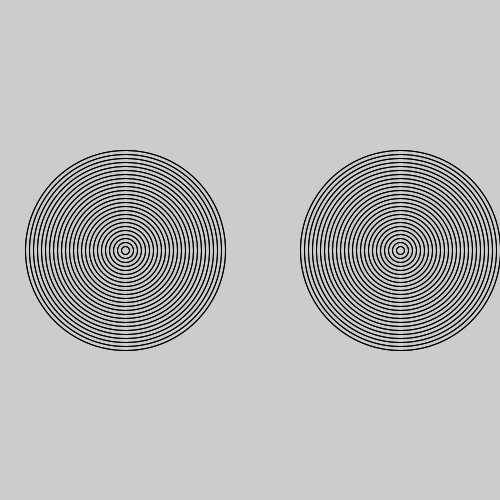
Frame 1 (no input)
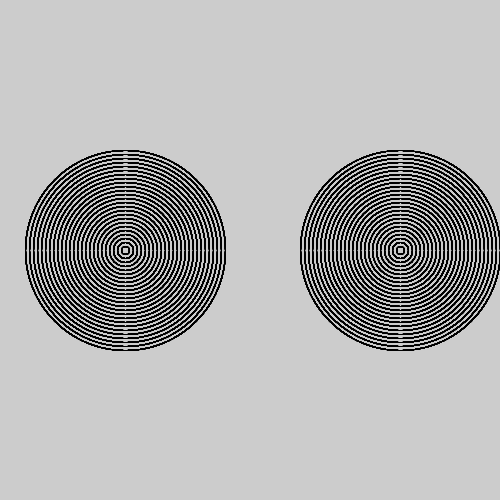
Frame 60 (the mouse pressed at the canvas centre just before this capture)
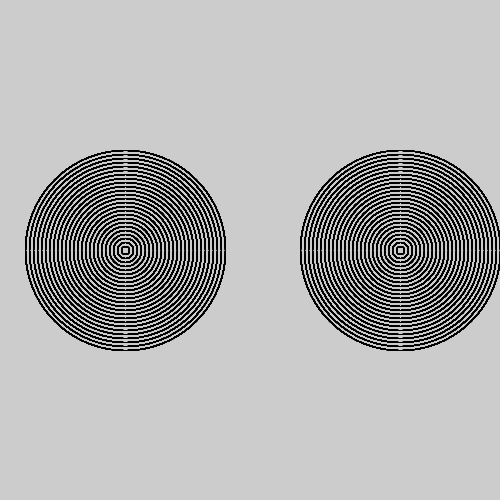
Frame 120 (the mouse held since frame 60 and released just before this capture)

The Processing sketch that drew these frames (run headless with seeded random() and noise(); from frame 60 on, the mouse is pressed at the canvas centre):

// Processing sketch: sketch_160911d
// ── sketch_160911d.pde
void setup()
{
  size(500,500);
  for(int x = 200; x > 0 ; x-= 8)
  {
    noFill();
    ellipse(125,250, x, x);
  }
  for(int x = 200; x > 0 ; x-= 8)
  {
    noFill();
    ellipse(400,250, x, x);
  }
  
}


void draw()
{
  for(int x = 200; x > 0 ; x-= 8)
  {
    noFill();
    ellipse(125,250, x, x);
  }
  for(int x = 200; x > 0 ; x-= 8)
  {
    noFill();
    ellipse(400,250, x, x);
  }
  
}
  
